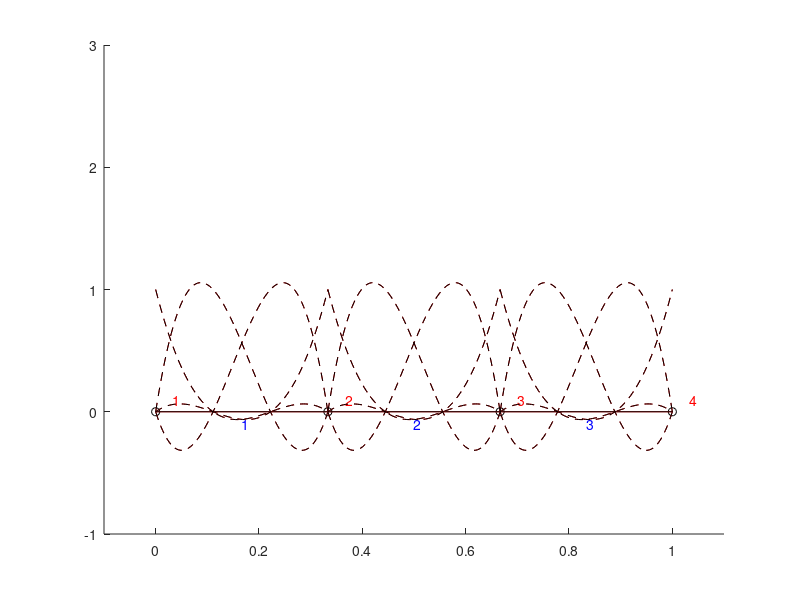

This figure's MATLAB source:
%% LineMesh_p3.m
% REFERENCE: http://www.cs.rpi.edu/~flaherje/FEM/index4.html
% REFERENCE: http://www.math.chalmers.se/~mohammad/teaching/PDEbok/draft_FEM_version4.pdf

xmin = 0; xmax = 1;
N = 3;
xvals = linspace(xmin, xmax, N+1);
verts = zeros(N+1,1);

for i=1:N+1
    % How do we create a list of vertex points?
    verts(i,:) = xvals(i);
end

% Let's visualize this
hold on
for i=1:length(verts)
    plot(verts(i), 0, 'ok')
    text(xvals(i)+0.1*(xmax-xmin)/N, 0.1, sprintf('%d', i), 'color', 'red');
end
xlim([xmin-0.1*(xmax-xmin), xmax+0.1*(xmax-xmin)])
ylim([-1, 1])

% Let's generate elements from this list
elements = zeros(N, 2);
for i = 1:N
    % global vertex label for local vertex 1
    v1 = i;

    % global vertex label for local vertex 2
    v2 = i+1;
    
    % Add global element labels into a list of elements
    elements(i,:) = [v1, v2]; 
end

% Let's visualize this
hold on
for i=1:length(elements)
    % Find the global labels of each of the nodes for a given element
    nodes = elements(i,:);

    % Find the coordinates of the bounding rectangle of the element
    line = [verts(nodes(1),:);
            verts(nodes(2),:)];    
    plot(line, [0,0], '-r')
    center = [(verts(nodes(1),1)+verts(nodes(2),1))/2,
              -0.1];
    text(center(1), center(2), sprintf('%d', i), 'color', 'blue');
    pause()
    plot(line, [0,0], '-k')
end
xlim([xmin-0.1*(xmax-xmin), xmax+0.1*(xmax-xmin)])
ylim([-1, 3])

% Let's plot the shape functions on each element
for i=1:length(elements)
    % Find the global labels of each of the nodes for a given element
    nodes = elements(i,:);
    
    h = verts(nodes(2)) - verts(nodes(1));
    
    midpt1 = h/3 + verts(nodes(1));
    midpt2 = 2*h/3 + verts(nodes(1));
    
    f1 = @(xi) -9/2*(xi-midpt1).*(xi-midpt2).*(xi-verts(nodes(2)))./h^3;
    f2 = @(xi) 27/2*(xi-verts(nodes(1))).*(xi-verts(nodes(2))).*(xi-midpt2)./h^3;
    f3 = @(xi) -27/2*(xi-verts(nodes(1))).*(xi-verts(nodes(2))).*(xi-midpt1)./h^3;
    f4 = @(xi) 9/2*(xi-midpt1).*(xi-midpt2).*(xi-verts(nodes(1)))./h^3;
    
    x = linspace(verts(nodes(1)), verts(nodes(2)));
    
    plot(x, f1(x), '--r')
    plot(x, f2(x), '--r')
    plot(x, f3(x), '--r')
    plot(x, f4(x), '--r')
    pause()
    plot(x, f1(x), '--k')
    plot(x, f2(x), '--k')
    plot(x, f3(x), '--k')
    plot(x, f4(x), '--k')
end
